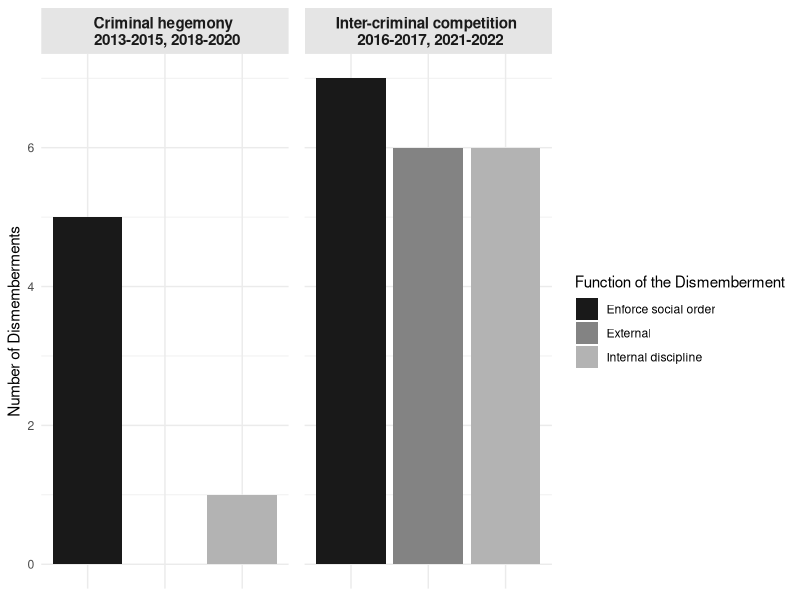
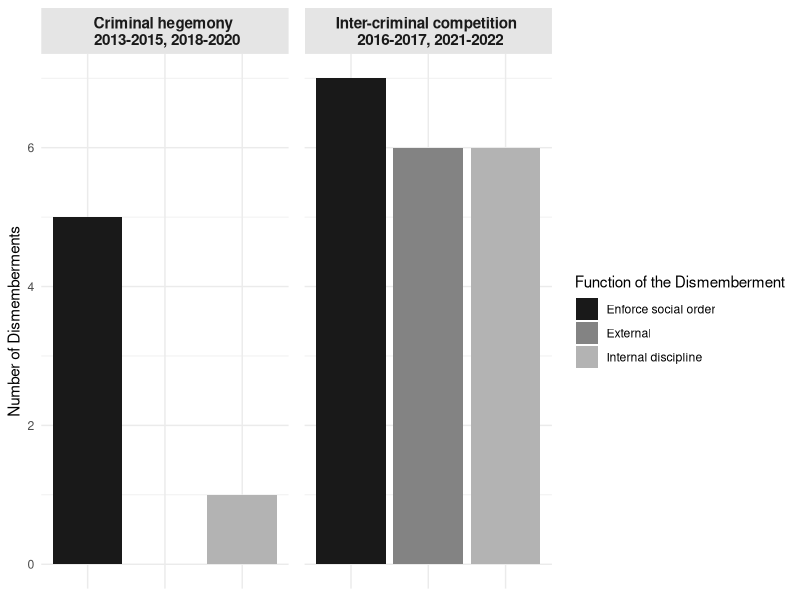
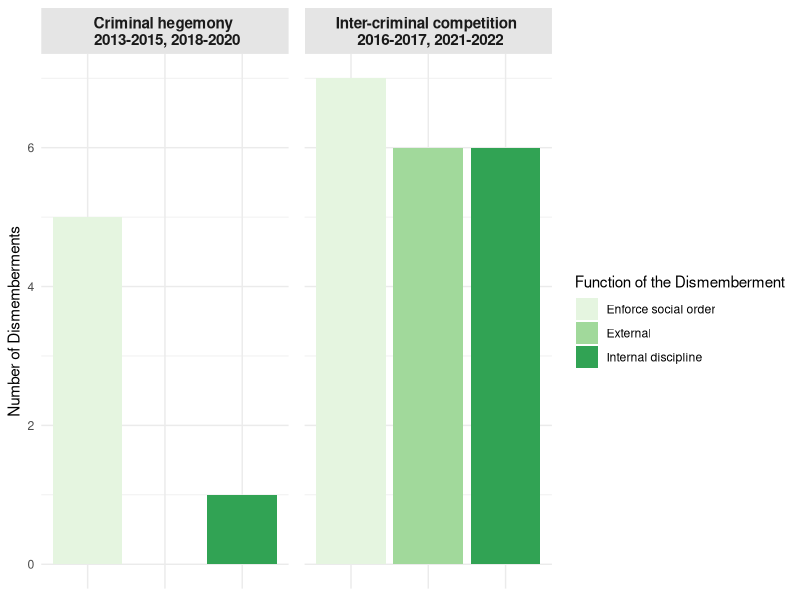
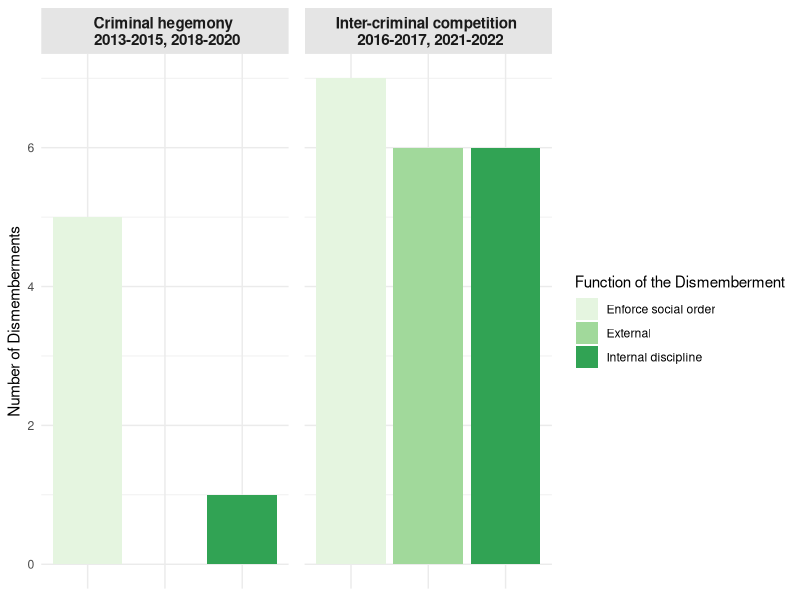

Source code (R) for these figures, in order:
## ---- chunk 1
knitr::opts_chunk$set(echo = TRUE)
library(tidyverse)
## ---- chunk 2
dismemberments <- read_csv("./Dismemberments_Barranquilla.csv")
## ---- chunk 3
#Add an indicator of competition or not
dismemberments <- dismemberments |> 
  mutate(competition = if_else(
    year == 2013 | year == 2016 | year == 2017 |
      year == 2021 | year == 2022, 1, 0
   )) |> 
  relocate(competition, .after = year)
## ---- chunk 4
graph1_black_ <- ggplot(dismemberments, aes(x = `function`, fill = `function`)) +
  geom_bar(stat = "count") +
  labs(x = NULL, 
       y = "Number of Dismemberments",
       fill = "Function of the Dismemberment") +
  theme_minimal() +
  theme(
    axis.text.x = element_blank(),
    axis.title.x = element_blank(),
    strip.background = element_rect(fill = "gray90", color = NA),
    strip.text = element_text(face = "bold", size = 11, margin = margin(t = 5, b = 5)),
    panel.spacing = unit(0.8, "lines")
  ) +
  scale_fill_grey(start = 0.1, end = 0.7) +
  facet_wrap(~competition, 
             labeller = as_labeller(c(`0` = "Criminal hegemony \n 2013-2015, 2018-2020",
                                      `1` = "Inter-criminal competition \n 2016-2017, 2021-2022")))

ggsave("dismemberment_graph_greys.pdf", plot = last_plot(), width = 7, height = 5)
ggsave("dismemberment_graph_greys.png", plot = last_plot(), width = 7, height = 5, dpi = 600)

## ---- chunk 5
graph1_colors <- ggplot(dismemberments, aes(x = `function`, fill = `function`)) +
  geom_bar(stat = "count") +
  labs(x = NULL, 
       y = "Number of Dismemberments",
       fill = "Function of the Dismemberment") +
  theme_minimal() +
  theme(
    axis.text.x = element_blank(),
    axis.title.x = element_blank(),
    strip.background = element_rect(fill = "gray90", color = NA),
    strip.text = element_text(face = "bold", size = 11, margin = margin(t = 5, b = 5)),
    panel.spacing = unit(0.8, "lines")
  ) +
    scale_fill_brewer(palette = "Greens") +
  facet_wrap(~competition, 
             labeller = as_labeller(c(`0` = "Criminal hegemony \n 2013-2015, 2018-2020",
                                      `1` = "Inter-criminal competition \n 2016-2017, 2021-2022")))

ggsave("dismemberment_graph_colors.pdf", plot = last_plot(), width = 7, height = 5)
ggsave("dismemberment_graph_colors.png", plot = last_plot(), width = 7, height = 5, dpi = 600)
